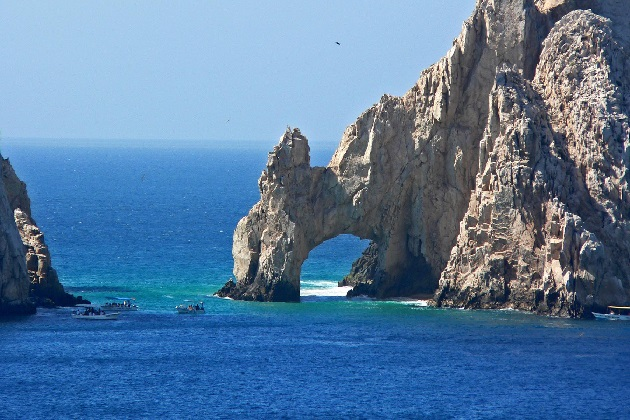
#> input picture DLCV_02_FuncionesBasicasOpenCV/figuras/paisaje.jpg, 630 x 420 px
$ jupyter execute TSIA_02_OpenCV-FuncionesBasicas_Nombre_Apellido.ipynb
#> lines starting #> are read from the running program, lines starting #| are printed output that depends on the picture; after the words box and inside, x2 and y2 are one past the last pixel; in counts of white or black regions, pixels touching at a corner belong together
<!--Información del curso-->

<br><br><center><h1 style="font-size:2em;color:#2467C0"> Funciones básicas para manejo de imágenes </h1></center>
<br>
<table>
<col width="550">
<col width="450">
<tr>


<td></td>
<td>

**OpenCV** es una biblioteca libre desarrollada originalmente por Intel. Vio la luz en el año 1999. Escrita originalmente en C/C++, su mejor virtud es que es multiplataforma, se puede ejecutar en diferentes sistemas operativos (Linux, Windows, Mac OS X, Android e iOS). También la podemos utilizar en diferentes lenguajes de programación como Java, Objective C, C# y *Python*.

Quizás sea la biblioteca de visión artificial más importante y más usada. Es utilizada por universidades, empresas y gente del movimiento Maker para dar rienda suelta a su imaginación al tratarse de un software libre.

En este notebook comenzaremos con el tratamiento de imágenes en Python mediante esta librería, más específicamente vamos a ver como cargar o  leer una imagen, conversión a blanco y negro, filtros y otras operaciones que serán útiles dentro del curso.


<br>
</td>
</tr>
</table>

# 0. Librerías básicas

[cell 1]
#Librerías básicas de esta notebook
import matplotlib.pyplot as plt
import numpy as np
import cv2 as cv

# Parte 1

## 1. Abrir una imagen

### 1.1 "Hola mundo“ (Método oficial)

[cell 2]
# Al ejecutar esta celda se abre una ventana externa, es necesario cerrar esa ventana
# para continuar la ejecución de las siguientes celdas.
img =  cv.imread('figuras/paisaje.jpg')
#> img is the input picture: shape (420, 630, 3); mean B, G, R 158.1, 122.1, 87.1

cv.imshow('Imagen Original', img)
cv.waitKey(0)
cv.destroyAllWindows()

### 1.2 "Hola mundo“ (Recomendado para openCV en Jupyter)

[cell 3]
img =  cv.cvtColor(img, cv.COLOR_BGR2RGB)
plt.imshow(img)
plt.show()

[cell 4]
img.shape
#> Out = (420, 630, 3)

## 2. Conversión a escala de grises en openCV

[cell 5]
img_gray =  cv.cvtColor(img, cv.COLOR_BGR2GRAY)
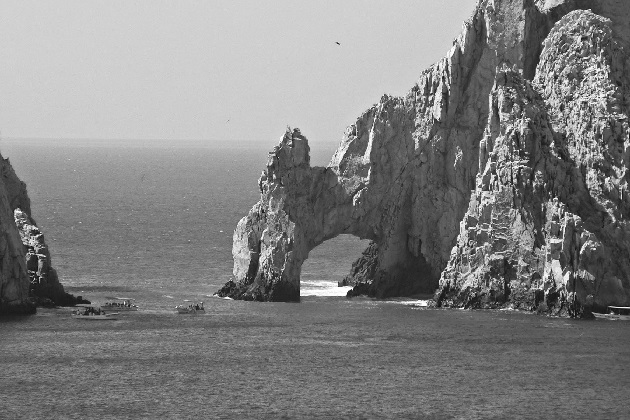
#> img_gray: shape (420, 630); min 4, max 255, mean 128.8
img_gray[50:100,100:200] = 0
img_gray[100:150,100:200] = 255
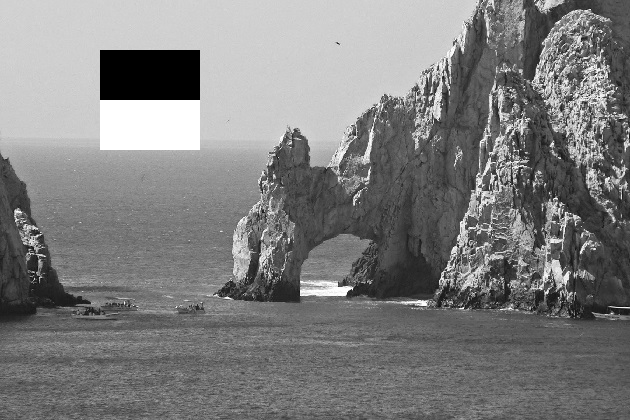
#> img_gray: shape (420, 630); min 0, max 255, mean 126
plt.imshow(img_gray, cmap='gray')
plt.show()

[cell 6]
img_gray.shape
#> Out = (420, 630)

[cell 7]
img_arco = img_gray[100:350, 200:400]
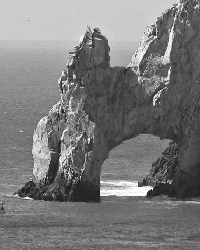
#> img_arco: shape (250, 200); min 16, max 255, mean 121.9

plt.imshow(img_arco, cmap='gray')
plt.show()

## 3.Modificando partes de una imagen

## 4. Filtros

[cell 8]
img_fmedia = cv.blur(img_gray, (7,7))
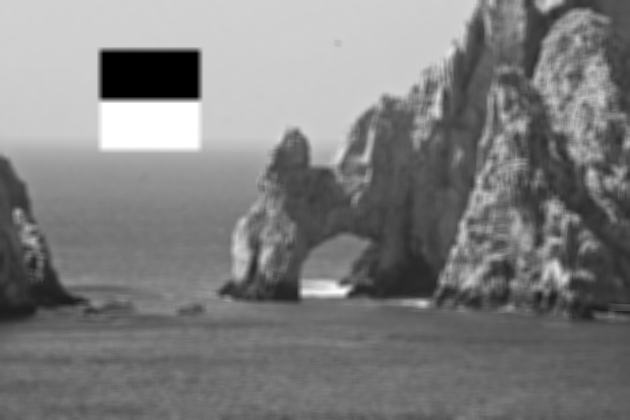
#> img_fmedia: shape (420, 630); min 0, max 255, mean 126

plt.imshow(img_fmedia, cmap='gray')
plt.show()

[cell 9]
img_fgauss = cv.GaussianBlur(img_gray, (7,7), 0)

plt.imshow(img_fgauss, cmap='gray')

plt.show()

### 4.1 Ejemplo de aplicación del filtro Mediana

[cell 10]
img_fmediana = cv.medianBlur(img_gray, 9)
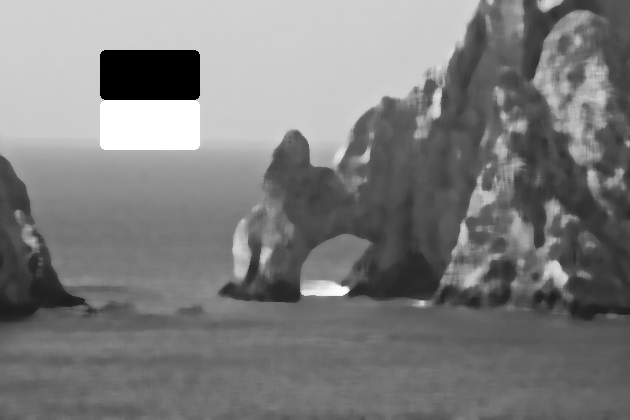
#> img_fmediana: shape (420, 630); min 0, max 255, mean 124.4

plt.imshow(img_fmediana, cmap='gray')
plt.show()

[cell 11]
cerebro =  cv.imread('figuras/cerebro.png')
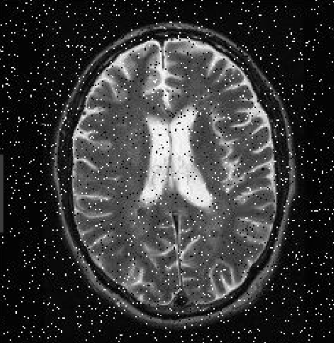
#> input picture DLCV_02_FuncionesBasicasOpenCV/figuras/cerebro.png, 334 x 343 px
#> cerebro is the input picture: shape (343, 334, 3); min 0, max 255, mean 56
cerebro_gray = cv.cvtColor(cerebro, cv.COLOR_BGR2GRAY)
plt.imshow(cerebro, cmap='gray')
plt.show()

[cell 12]
cerebro_fmediana = cv.medianBlur(cerebro_gray, 7)
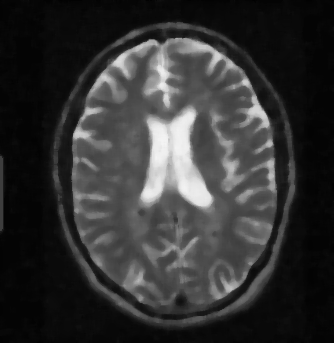
#> cerebro_fmediana: shape (343, 334); min 1, max 244, mean 51.1

plt.imshow(cerebro_fmediana, cmap='gray')
plt.show()

[cell 13]
print('ruido de sal y pimienta')

## 5. Thresholding

[cell 14]
th, img_th = cv.threshold(img_gray, 150, 255, cv.THRESH_BINARY)
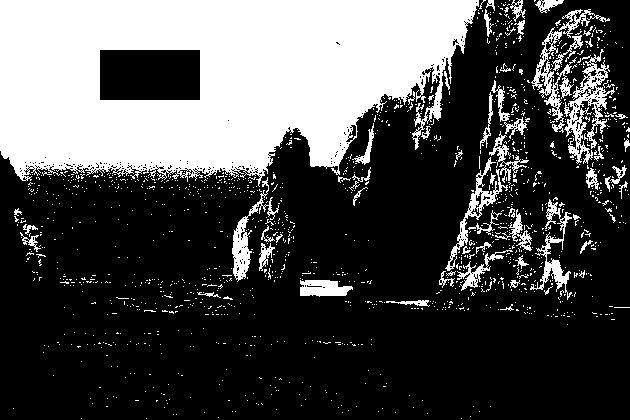
#> img_th: shape (420, 630); 30.2% white; 1377 white regions (1313 under 20 px), largest, box (x1, y1, x2, y2) and area: (0, 0, 479, 187) 64461, (564, 49, 615, 164) 1794, (531, 27, 577, 133) 1144
plt.imshow(img_th, cmap='gray')
plt.show()

## 6. Resize o cambio de tamaño

[cell 15]
fracc = 0.25

img_resize = cv.resize(img_th, ( int(img_th.shape[1]*fracc), int(img_th.shape[0]*fracc) ) )
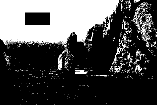
#> img_resize: shape (105, 157); min 0, max 255, mean 76.8
plt.imshow(img_resize, cmap='gray')
plt.show()
